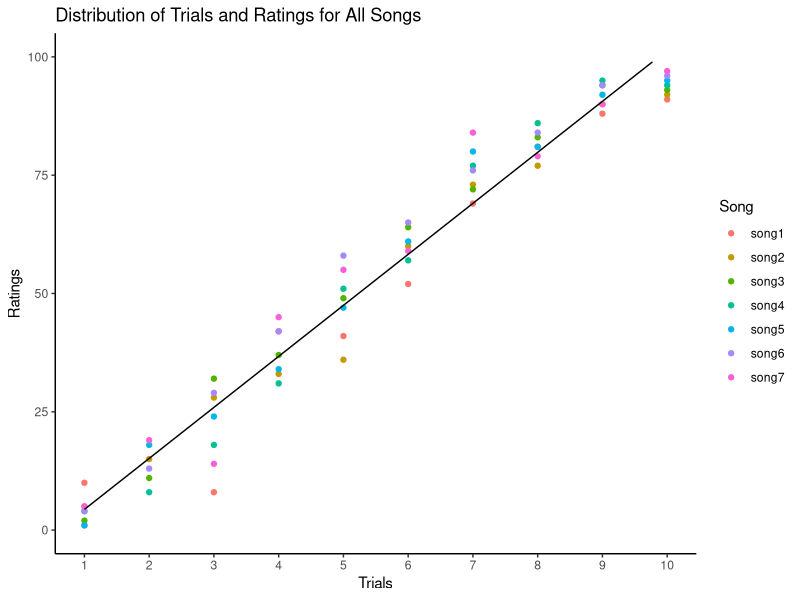
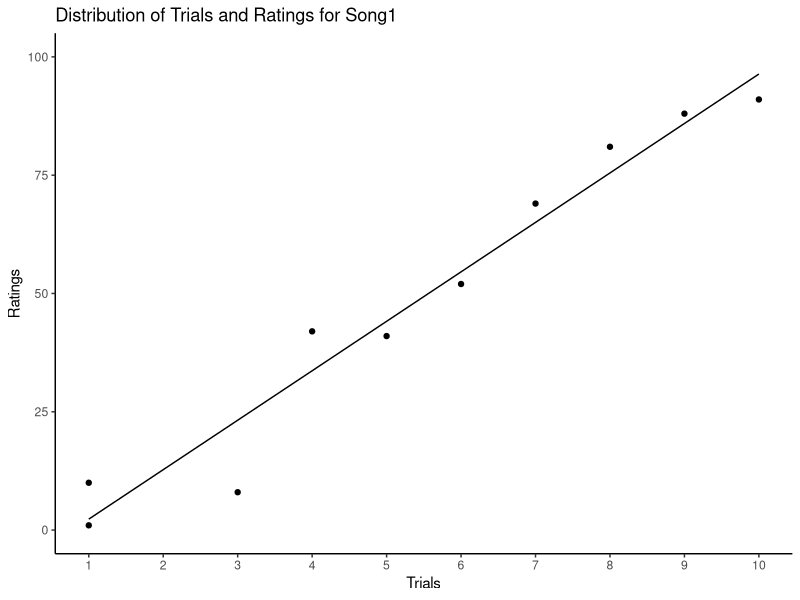
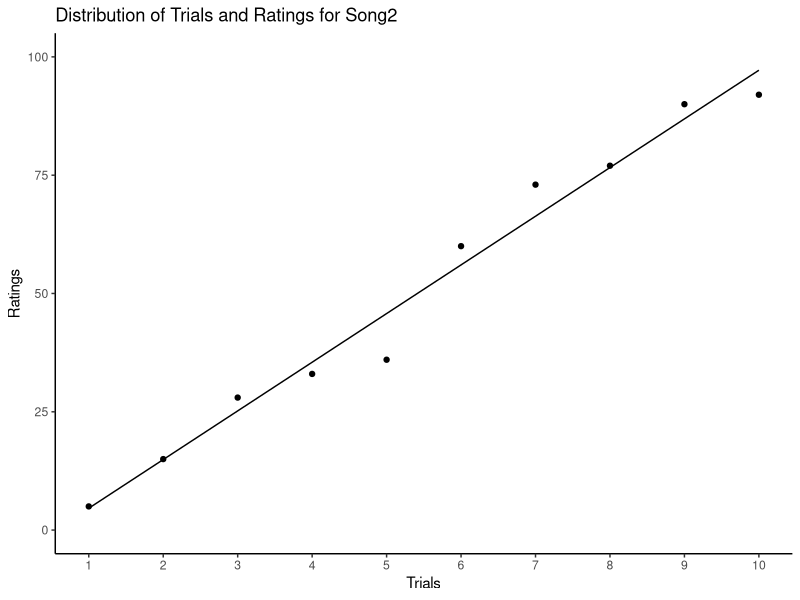
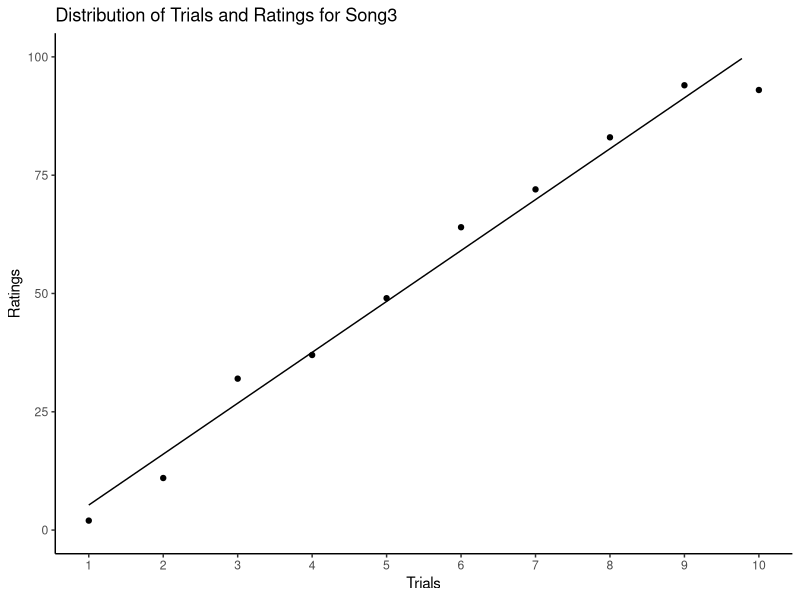
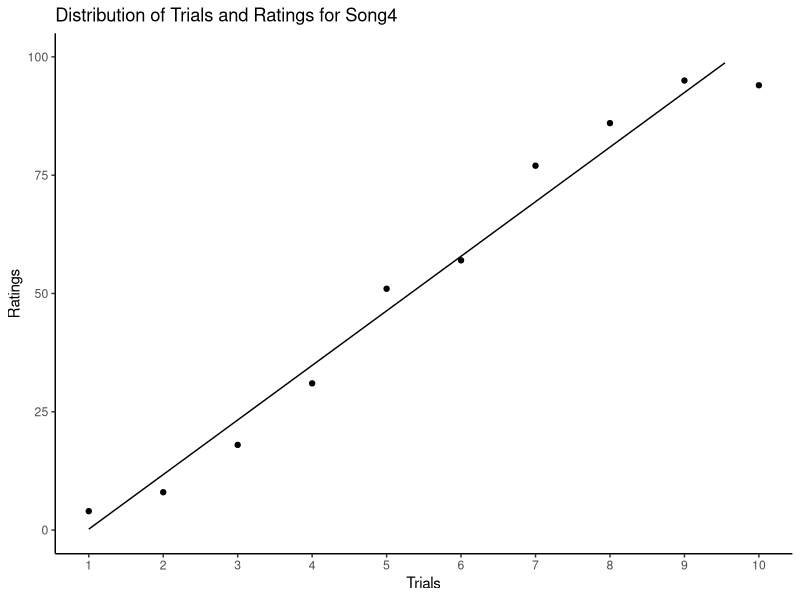
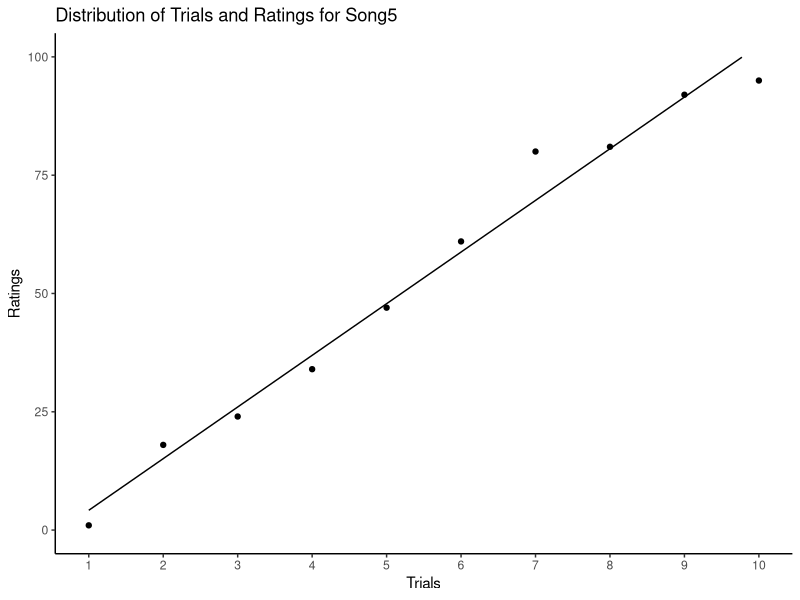
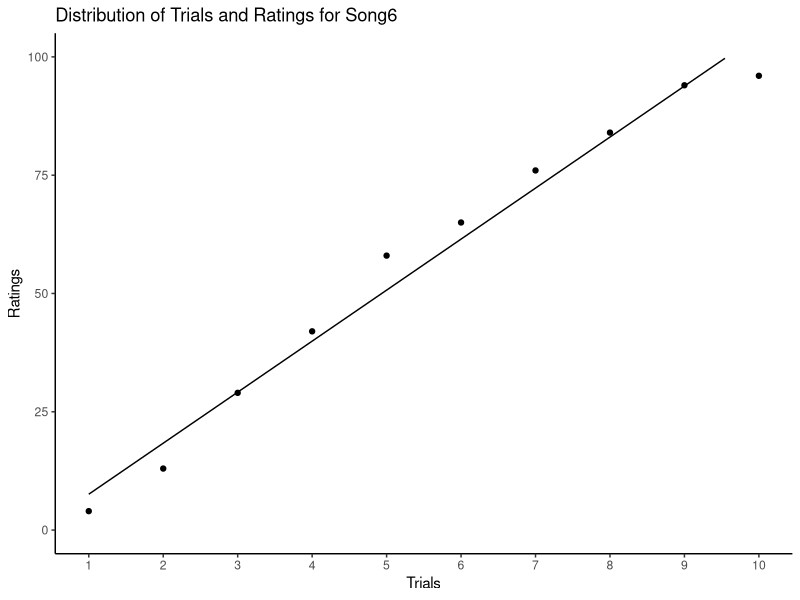
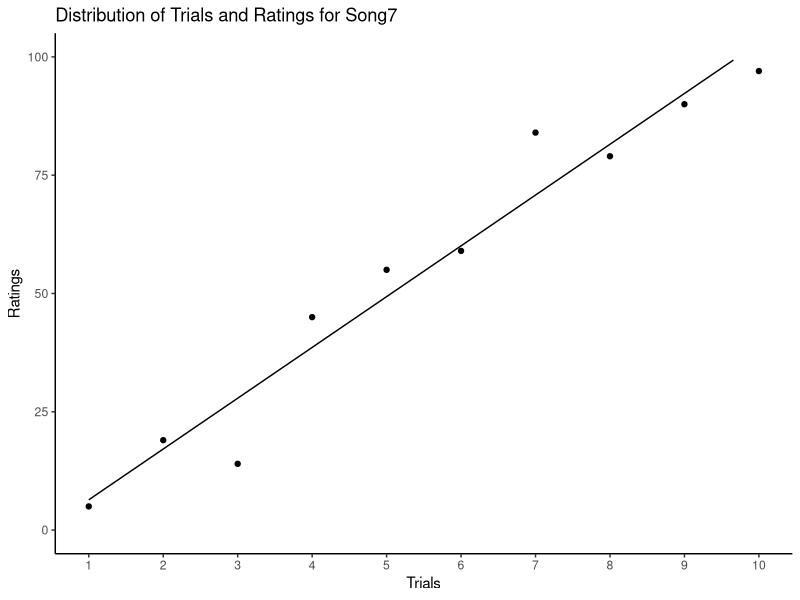

Recreate these plots in R, in order.
## ---- chunk 1
knitr::opts_chunk$set(echo = TRUE, warning = FALSE, message = FALSE)
## ---- chunk 2
library(tidyverse)
library(lubridate)

getwd()
setwd("C:/Users/17372/Desktop/Hackathon")
data <- read_csv("data.csv")
## ---- chunk 3
ggplot(data) + 
  geom_point(aes(x = Time, y = Rating, color = Song)) + 
  geom_smooth(aes(x = Time, y = Rating), method = 'lm', se = FALSE, color = 'black', size = 0.5) + 
  scale_x_continuous(breaks = scales::pretty_breaks(n = 10)) + 
  ylim(0, 100) + 
  labs(title = "Distribution of Trials and Ratings for All Songs", x = "Trials", y = "Ratings") + 
  theme_classic()
## ---- chunk 4
ggplot(data[data$Song == "song1",]) + 
  geom_point(aes(x = Time, y = Rating)) + 
  geom_smooth(aes(x = Time, y = Rating), method = 'lm', se = FALSE, color = 'black', size = 0.5) + 
  scale_x_continuous(breaks = scales::pretty_breaks(n = 10)) + 
  ylim(0, 100) + 
  labs(title = "Distribution of Trials and Ratings for Song1", x = "Trials", y = "Ratings") + 
  theme_classic()
## ---- chunk 5
ggplot(data[data$Song == "song2",]) + 
  geom_point(aes(x = Time, y = Rating)) + 
  geom_smooth(aes(x = Time, y = Rating), method = 'lm', se = FALSE, color = 'black', size = 0.5) + 
  scale_x_continuous(breaks = scales::pretty_breaks(n = 10)) + 
  ylim(0, 100) + 
  labs(title = "Distribution of Trials and Ratings for Song2", x = "Trials", y = "Ratings") + 
  theme_classic()
## ---- chunk 6
ggplot(data[data$Song == "song3",]) + 
  geom_point(aes(x = Time, y = Rating)) + 
  geom_smooth(aes(x = Time, y = Rating), method = 'lm', se = FALSE, color = 'black', size = 0.5) + 
  scale_x_continuous(breaks = scales::pretty_breaks(n = 10)) + 
  ylim(0, 100) + 
  labs(title = "Distribution of Trials and Ratings for Song3", x = "Trials", y = "Ratings") + 
  theme_classic()
## ---- chunk 7
ggplot(data[data$Song == "song4",]) + 
  geom_point(aes(x = Time, y = Rating)) + 
  geom_smooth(aes(x = Time, y = Rating), method = 'lm', se = FALSE, color = 'black', size = 0.5) + 
  scale_x_continuous(breaks = scales::pretty_breaks(n = 10)) + 
  ylim(0, 100) + 
  labs(title = "Distribution of Trials and Ratings for Song4", x = "Trials", y = "Ratings") + 
  theme_classic()
## ---- chunk 8
ggplot(data[data$Song == "song5",]) + 
  geom_point(aes(x = Time, y = Rating)) + 
  geom_smooth(aes(x = Time, y = Rating), method = 'lm', se = FALSE, color = 'black', size = 0.5) + 
  scale_x_continuous(breaks = scales::pretty_breaks(n = 10)) + 
  ylim(0, 100) + 
  labs(title = "Distribution of Trials and Ratings for Song5", x = "Trials", y = "Ratings") + 
  theme_classic()
## ---- chunk 9
ggplot(data[data$Song == "song6",]) + 
  geom_point(aes(x = Time, y = Rating)) + 
  geom_smooth(aes(x = Time, y = Rating), method = 'lm', se = FALSE, color = 'black', size = 0.5) + 
  scale_x_continuous(breaks = scales::pretty_breaks(n = 10)) + 
  ylim(0, 100) + 
  labs(title = "Distribution of Trials and Ratings for Song6", x = "Trials", y = "Ratings") + 
  theme_classic()
## ---- chunk 10
ggplot(data[data$Song == "song7",]) + 
  geom_point(aes(x = Time, y = Rating)) + 
  geom_smooth(aes(x = Time, y = Rating), method = 'lm', se = FALSE, color = 'black', size = 0.5) + 
  scale_x_continuous(breaks = scales::pretty_breaks(n = 10)) + 
  ylim(0, 100) + 
  labs(title = "Distribution of Trials and Ratings for Song7", x = "Trials", y = "Ratings") + 
  theme_classic()
